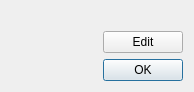
<?xml version="1.0" encoding="UTF-8"?>
<ui version="4.0">
 <class>Dialog</class>
 <widget class="QDialog" name="Dialog">
  <property name="geometry">
   <rect>
    <x>0</x>
    <y>0</y>
    <width>194</width>
    <height>70</height>
   </rect>
  </property>
  <property name="windowTitle">
   <string>Dialog</string>
  </property>
  <layout class="QVBoxLayout" name="verticalLayout">
   <item>
    <widget class="QLabel" name="label">
     <property name="text">
      <string/>
     </property>
    </widget>
   </item>
   <item>
    <layout class="QHBoxLayout" name="button_container">
     <item>
      <spacer name="horizontalSpacer_2">
       <property name="orientation">
        <enum>Qt::Horizontal</enum>
       </property>
       <property name="sizeHint" stdset="0">
        <size>
         <width>40</width>
         <height>20</height>
        </size>
       </property>
      </spacer>
     </item>
     <item>
      <widget class="QPushButton" name="edit_button">
       <property name="text">
        <string>Edit</string>
       </property>
      </widget>
     </item>
    </layout>
   </item>
   <item>
    <widget class="QDialogButtonBox" name="buttonBox">
     <property name="orientation">
      <enum>Qt::Horizontal</enum>
     </property>
     <property name="standardButtons">
      <set>QDialogButtonBox::Ok</set>
     </property>
    </widget>
   </item>
  </layout>
 </widget>
 <resources/>
 <connections>
  <connection>
   <sender>buttonBox</sender>
   <signal>accepted()</signal>
   <receiver>Dialog</receiver>
   <slot>accept()</slot>
   <hints>
    <hint type="sourcelabel">
     <x>248</x>
     <y>254</y>
    </hint>
    <hint type="destinationlabel">
     <x>157</x>
     <y>274</y>
    </hint>
   </hints>
  </connection>
  <connection>
   <sender>buttonBox</sender>
   <signal>rejected()</signal>
   <receiver>Dialog</receiver>
   <slot>reject()</slot>
   <hints>
    <hint type="sourcelabel">
     <x>316</x>
     <y>260</y>
    </hint>
    <hint type="destinationlabel">
     <x>286</x>
     <y>274</y>
    </hint>
   </hints>
  </connection>
 </connections>
</ui>
